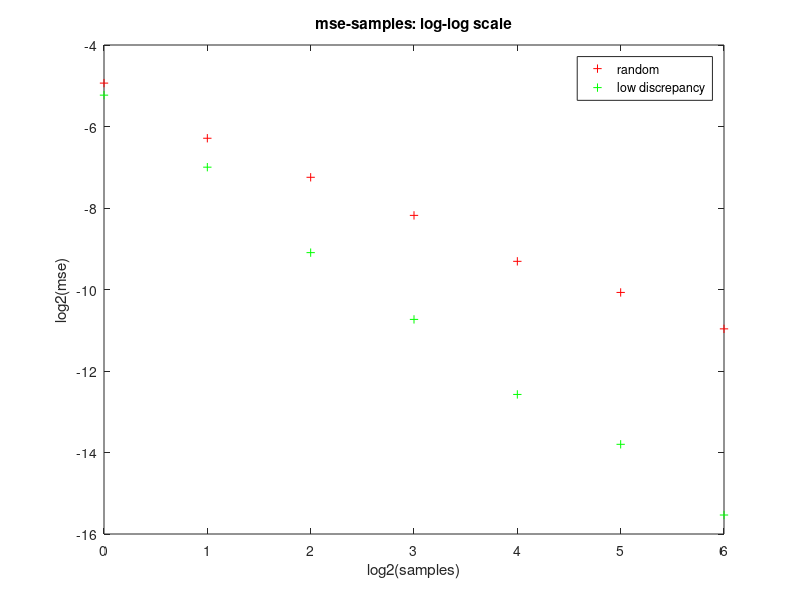

Recreate this plot in MATLAB.
Random = [1,2,4,8,16,32,64];
LowDis = Random;
RandomMSE = [0.0326903, 0.012796, 0.00658622, 0.00344551, ...
    0.001577, 0.000929007,0.000499921];
LowDisMSE = [0.0266358, 0.00782313, 0.00182847, 0.000587319, ...
    0.000163875, 7.01577e-05, 2.10761e-05];
plot(log2(Random), log2(RandomMSE), 'r+', ...
    log2(LowDis), log2(LowDisMSE), 'g+');
xlabel('log2(samples)');
ylabel('log2(mse)');
legend('random', 'low discrepancy');
title('mse-samples: log-log scale');

